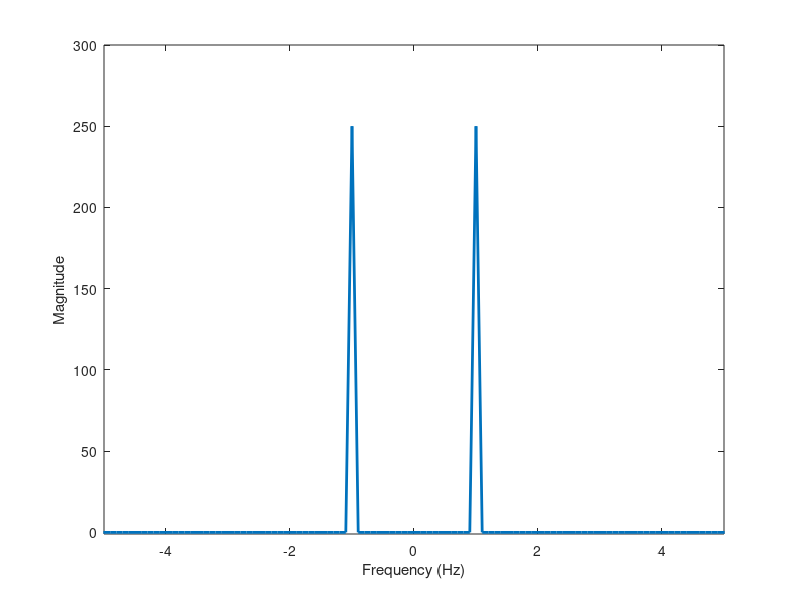

This figure's MATLAB source:
function X = fourierTransform_base ()
    SampleTime = 1/50;
    SampleFreq = 1/SampleTime;
    t = 0:SampleTime:10-SampleTime;
    x = cos(2*pi*t);
    X = fft(x);
    n = length(x);
    %f = (0:length(X)-1)*SampleFreq/length(X);
    fshift = (-n/2:n/2-1)*(SampleFreq/n);
    Xshift = fftshift(X);
    plot(fshift, abs(Xshift), "LineWidth", 2)
    axis([-5, 5, -1, 300])
    xlabel("Frequency (Hz)")
    ylabel("Magnitude")
    %plot(f, abs(X))
end
